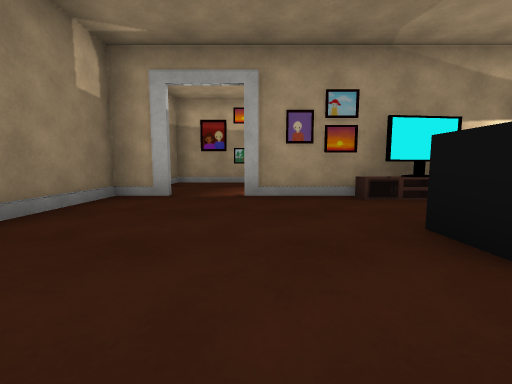
View 1 (above)

14 first-person views from a walk through a Unity game level. The camera is 0.58 m above the floor, tilts 6° down and sees 90° across. The floor is counted in squares, 1 m on a side. Each view is taken from the middle of a square. On the plan, view 1 faces up. The plan holds only what a view shows up to about 9 squares ahead; the rest is blank. The place goes on beyond the plan. The player is left out. Some surface patterns are stand-ins.

View 2
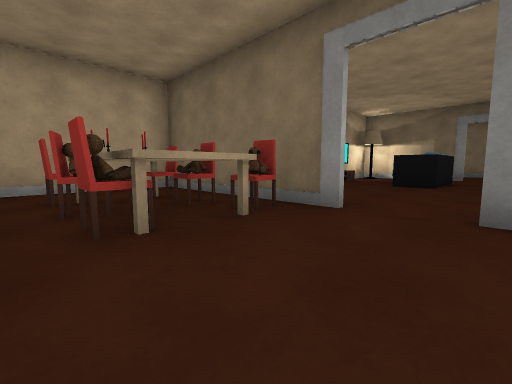

View 3
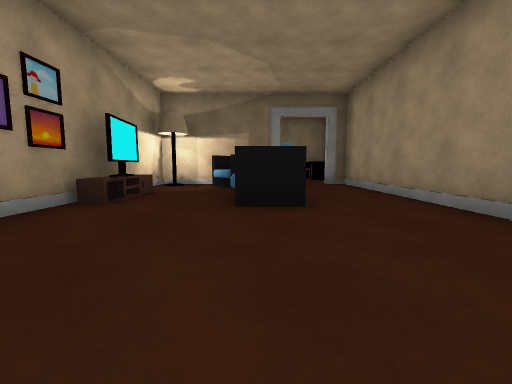

View 4
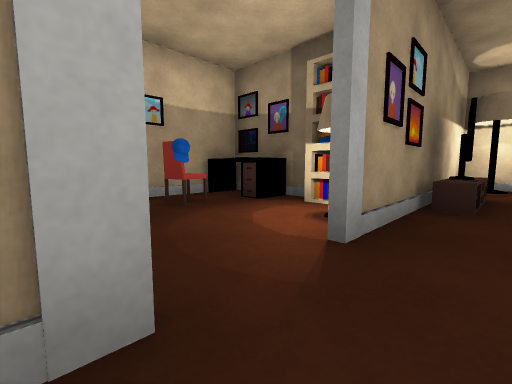

View 5
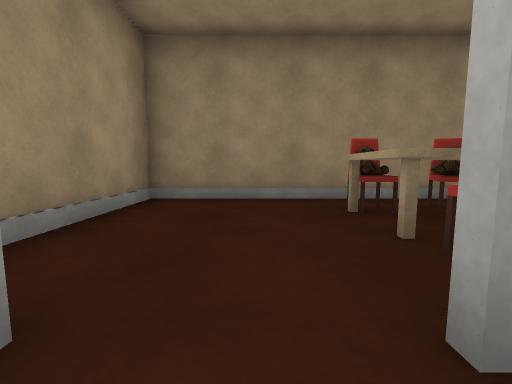

View 6
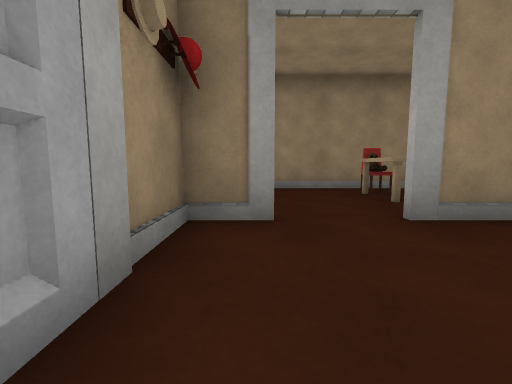

View 7
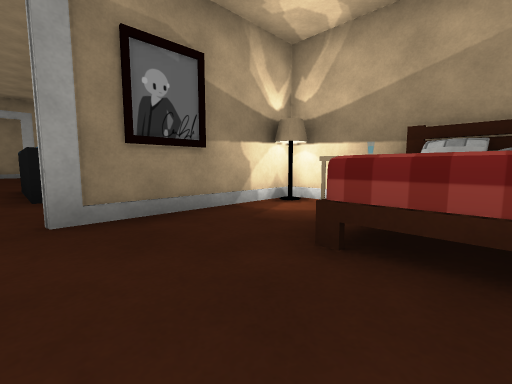

View 8
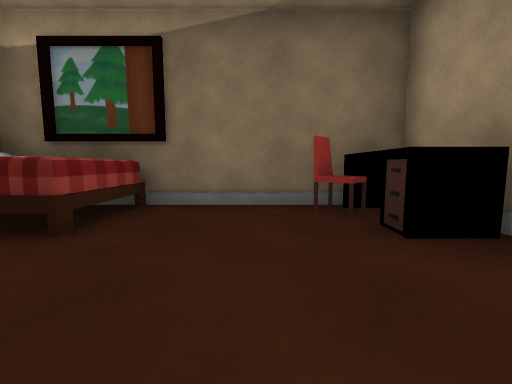

View 9
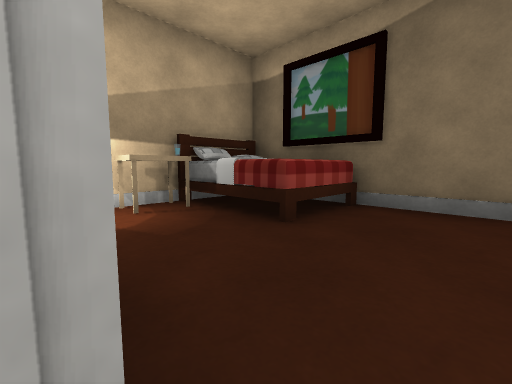

View 10
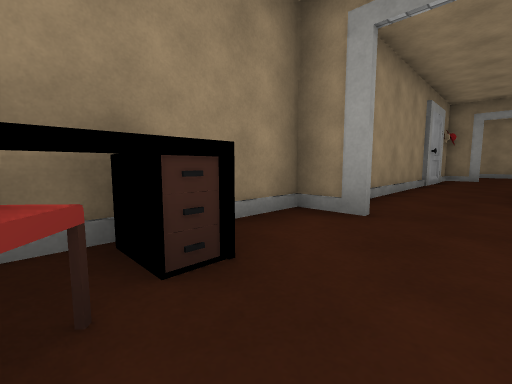

View 11
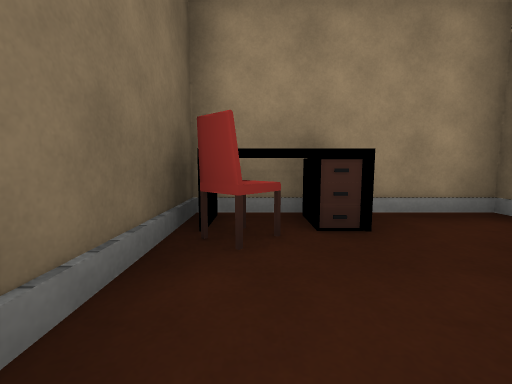

View 12
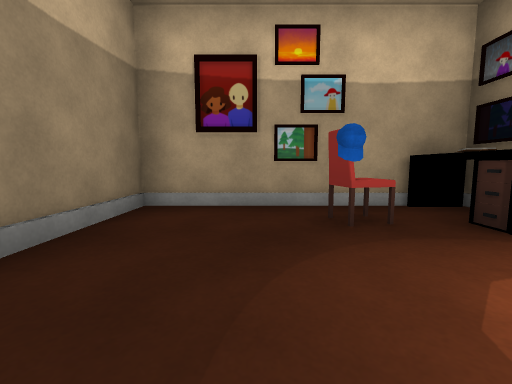

View 13
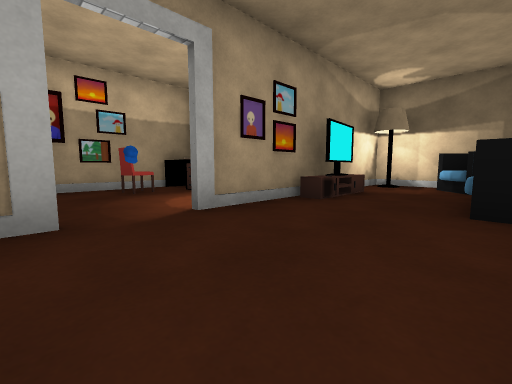

View 14
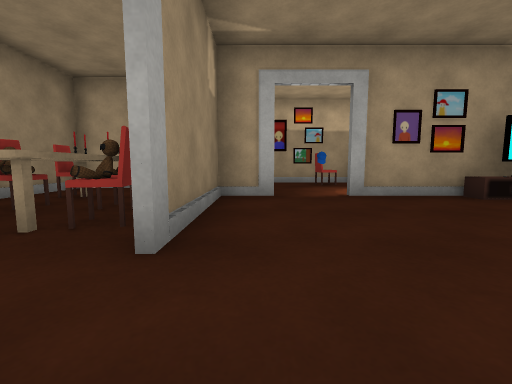

### Floor plan
Points are (right, up) in squares from view 1. A wall is a line through its corners. A room is listed if a view was taken in it or the views show most of it. See-through windows are left out.
Room 1 (views 1, 2, 3, 4, 5, 6, 8, 9, 12, 13, 14)
walls: (-1.6, 4.9) (-2.7, 4.9) (-2.7, 1.6); (2, 6.6) (2, 8.7) (-2.7, 8.7) (-2.7, 6.5); (-2.8, 1.6) (-2.8, 6.5) (-6.5, 6.5) (-6.5, -1); (6, 3.2) (6, 5); (6, 4.9) (6, 3.5); (-2.7, 0.3) (-2.7, -0.7) (6, -0.7) (6, -0.1) (6, -1.2); (6.4, 4.9) (-0.2, 4.9); (-6.5, -0.7) (-3.8, -0.7)
ways out: opening at (6, 0.5) to room 2
objects: chair (-6, 4); other object (-6, 5); table (-5, 2) to (-4, 2); chair (-5, 3); chair (-5, 5); chair (-4, 3) to (-3, 3); chair (-4, 4); table (-4, 5); chair (-4, 6); chair (0, 8); lamp (1, 5); desk (1, 7) to (2, 8); other object (1, 8); sofa (2, 2) to (4, 2); bookshelf (2, 6); other object (3, 4); TV (3, 5); chair (5, 2) to (5, 3); lamp (5, 4); lamp (6, 4)
Room 2 (views 7, 10, 11)
walls: (6, 3.5) (6, 1.3); (8.9, 4.9) (6.4, 4.9); (6, -1.2) (9.8, -1.2) (9.8, 4.8)
ways out: opening at (6, 0.5) to room 1
objects: table (7, 4) to (8, 4); desk (8, -1) to (9, 0); bed (8, 3) to (9, 4); chair (9, 0)

Positions as (right, up) in squares from view 1, and headings:
1: (0, 0), facing up
2: (-6, 0), facing up-right
3: (-2, 2), facing right
4: (-2, 4), facing up-right
5: (-2, 1), facing left
6: (0, 0), facing left
7: (9, 1), facing up-left
8: (6, 1), facing right
9: (6, 1), facing up-right
10: (9, 1), facing down-left
11: (9, 2), facing down
12: (-1, 5), facing up
13: (-2, 2), facing up-right
14: (-2, 0), facing up
